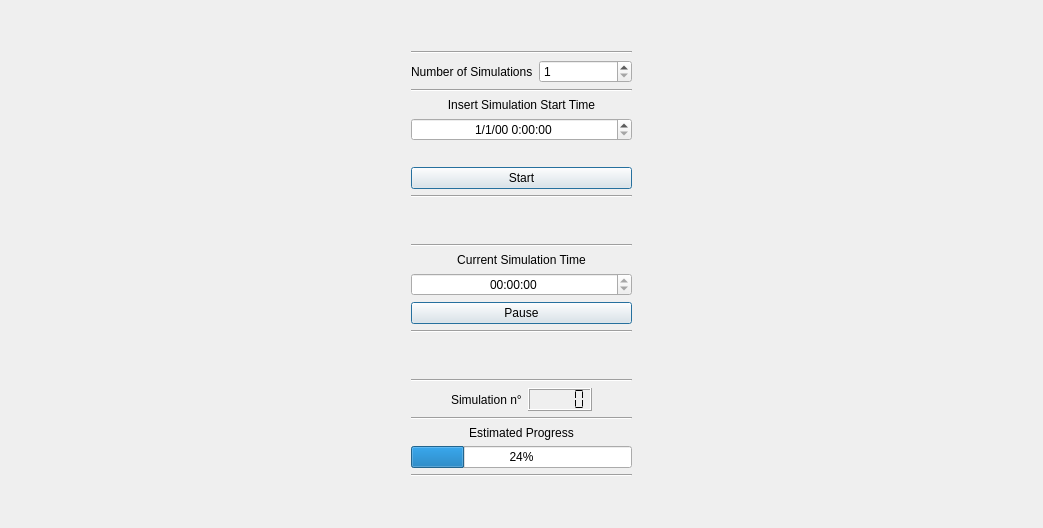
      <widget class="QWidget" name="ControlPanel">
       <property name="minimumSize">
        <size>
         <width>1029</width>
         <height>445</height>
        </size>
       </property>
       <property name="maximumSize">
        <size>
         <width>16777215</width>
         <height>16777215</height>
        </size>
       </property>
       <attribute name="icon">
        <iconset>
         <normaloff>images/iconfinder_Play_27865.png</normaloff>images/iconfinder_Play_27865.png</iconset>
       </attribute>
       <attribute name="title">
        <string>Control Panel</string>
       </attribute>
       <layout class="QHBoxLayout" name="horizontalLayout_2">
        <item>
         <spacer name="horizontalSpacer">
          <property name="orientation">
           <enum>Qt::Horizontal</enum>
          </property>
          <property name="sizeType">
           <enum>QSizePolicy::Fixed</enum>
          </property>
          <property name="sizeHint" stdset="0">
           <size>
            <width>400</width>
            <height>20</height>
           </size>
          </property>
         </spacer>
        </item>
        <item>
         <layout class="QVBoxLayout" name="verticalLayout">
          <item>
           <spacer name="verticalSpacer_2">
            <property name="orientation">
             <enum>Qt::Vertical</enum>
            </property>
            <property name="sizeHint" stdset="0">
             <size>
              <width>20</width>
              <height>40</height>
             </size>
            </property>
           </spacer>
          </item>
          <item>
           <widget class="Line" name="line_2">
            <property name="orientation">
             <enum>Qt::Horizontal</enum>
            </property>
           </widget>
          </item>
          <item>
           <layout class="QHBoxLayout" name="horizontalLayout_7">
            <item>
             <widget class="QLabel" name="label_11">
              <property name="text">
               <string>Number of Simulations</string>
              </property>
             </widget>
            </item>
            <item>
             <widget class="QSpinBox" name="spinBox_2">
              <property name="minimum">
               <number>1</number>
              </property>
             </widget>
            </item>
           </layout>
          </item>
          <item>
           <widget class="Line" name="line_10">
            <property name="orientation">
             <enum>Qt::Horizontal</enum>
            </property>
           </widget>
          </item>
          <item>
           <widget class="QLabel" name="label">
            <property name="layoutDirection">
             <enum>Qt::LeftToRight</enum>
            </property>
            <property name="autoFillBackground">
             <bool>false</bool>
            </property>
            <property name="frameShadow">
             <enum>QFrame::Sunken</enum>
            </property>
            <property name="text">
             <string>Insert Simulation Start Time</string>
            </property>
            <property name="textFormat">
             <enum>Qt::PlainText</enum>
            </property>
            <property name="alignment">
             <set>Qt::AlignCenter</set>
            </property>
           </widget>
          </item>
          <item>
           <widget class="QDateTimeEdit" name="editStartTime">
            <property name="alignment">
             <set>Qt::AlignCenter</set>
            </property>
            <property name="displayFormat">
             <string>M/d/yy h:mm:ss</string>
            </property>
           </widget>
          </item>
          <item>
           <spacer name="horizontalSpacer_6">
            <property name="orientation">
             <enum>Qt::Horizontal</enum>
            </property>
            <property name="sizeHint" stdset="0">
             <size>
              <width>40</width>
              <height>20</height>
             </size>
            </property>
           </spacer>
          </item>
          <item>
           <widget class="QPushButton" name="btn_startSimulation">
            <property name="inputMethodHints">
             <set>Qt::ImhNone</set>
            </property>
            <property name="text">
             <string>Start</string>
            </property>
            <property name="icon">
             <iconset>
              <normaloff>images/icons8-play-80.png</normaloff>images/icons8-play-80.png</iconset>
            </property>
            <property name="iconSize">
             <size>
              <width>30</width>
              <height>30</height>
             </size>
            </property>
            <property name="autoDefault">
             <bool>false</bool>
            </property>
            <property name="default">
             <bool>true</bool>
            </property>
            <property name="flat">
             <bool>false</bool>
            </property>
           </widget>
          </item>
          <item>
           <widget class="Line" name="line_3">
            <property name="orientation">
             <enum>Qt::Horizontal</enum>
            </property>
           </widget>
          </item>
          <item>
           <spacer name="verticalSpacer_3">
            <property name="orientation">
             <enum>Qt::Vertical</enum>
            </property>
            <property name="sizeHint" stdset="0">
             <size>
              <width>20</width>
              <height>40</height>
             </size>
            </property>
           </spacer>
          </item>
          <item>
           <widget class="Line" name="line">
            <property name="orientation">
             <enum>Qt::Horizontal</enum>
            </property>
           </widget>
          </item>
          <item>
           <widget class="QLabel" name="label_6">
            <property name="text">
             <string>Current Simulation Time</string>
            </property>
            <property name="alignment">
             <set>Qt::AlignCenter</set>
            </property>
           </widget>
          </item>
          <item>
           <widget class="QTimeEdit" name="timeEdit_3">
            <property name="enabled">
             <bool>true</bool>
            </property>
            <property name="inputMethodHints">
             <set>Qt::ImhNone</set>
            </property>
            <property name="alignment">
             <set>Qt::AlignCenter</set>
            </property>
            <property name="readOnly">
             <bool>true</bool>
            </property>
           </widget>
          </item>
          <item>
           <widget class="QPushButton" name="pushButton_2">
            <property name="text">
             <string>Pause</string>
            </property>
            <property name="icon">
             <iconset>
              <normaloff>images/icons8-pause-80.png</normaloff>images/icons8-pause-80.png</iconset>
            </property>
            <property name="iconSize">
             <size>
              <width>30</width>
              <height>30</height>
             </size>
            </property>
            <property name="autoDefault">
             <bool>false</bool>
            </property>
            <property name="default">
             <bool>true</bool>
            </property>
            <property name="flat">
             <bool>false</bool>
            </property>
           </widget>
          </item>
          <item>
           <widget class="Line" name="line_6">
            <property name="orientation">
             <enum>Qt::Horizontal</enum>
            </property>
           </widget>
          </item>
          <item>
           <spacer name="verticalSpacer_4">
            <property name="orientation">
             <enum>Qt::Vertical</enum>
            </property>
            <property name="sizeHint" stdset="0">
             <size>
              <width>20</width>
              <height>40</height>
             </size>
            </property>
           </spacer>
          </item>
          <item>
           <widget class="Line" name="line_11">
            <property name="orientation">
             <enum>Qt::Horizontal</enum>
            </property>
           </widget>
          </item>
          <item>
           <layout class="QHBoxLayout" name="horizontalLayout_8">
            <item>
             <spacer name="horizontalSpacer_5">
              <property name="orientation">
               <enum>Qt::Horizontal</enum>
              </property>
              <property name="sizeHint" stdset="0">
               <size>
                <width>40</width>
                <height>20</height>
               </size>
              </property>
             </spacer>
            </item>
            <item>
             <widget class="QLabel" name="label_12">
              <property name="text">
               <string>Simulation n°</string>
              </property>
              <property name="alignment">
               <set>Qt::AlignLeading|Qt::AlignLeft|Qt::AlignVCenter</set>
              </property>
             </widget>
            </item>
            <item>
             <widget class="QLCDNumber" name="lcdNumber">
              <property name="font">
               <font>
                <family>Noto Naskh Arabic UI</family>
               </font>
              </property>
              <property name="smallDecimalPoint">
               <bool>false</bool>
              </property>
              <property name="segmentStyle">
               <enum>QLCDNumber::Flat</enum>
              </property>
             </widget>
            </item>
            <item>
             <spacer name="horizontalSpacer_7">
              <property name="orientation">
               <enum>Qt::Horizontal</enum>
              </property>
              <property name="sizeHint" stdset="0">
               <size>
                <width>40</width>
                <height>20</height>
               </size>
              </property>
             </spacer>
            </item>
           </layout>
          </item>
          <item>
           <widget class="Line" name="line_4">
            <property name="orientation">
             <enum>Qt::Horizontal</enum>
            </property>
           </widget>
          </item>
          <item>
           <widget class="QLabel" name="label_7">
            <property name="text">
             <string>Estimated Progress</string>
            </property>
            <property name="alignment">
             <set>Qt::AlignCenter</set>
            </property>
           </widget>
          </item>
          <item>
           <widget class="QProgressBar" name="progressBar">
            <property name="value">
             <number>24</number>
            </property>
           </widget>
          </item>
          <item>
           <widget class="Line" name="line_5">
            <property name="orientation">
             <enum>Qt::Horizontal</enum>
            </property>
           </widget>
          </item>
          <item>
           <spacer name="verticalSpacer">
            <property name="orientation">
             <enum>Qt::Vertical</enum>
            </property>
            <property name="sizeHint" stdset="0">
             <size>
              <width>20</width>
              <height>40</height>
             </size>
            </property>
           </spacer>
          </item>
         </layout>
        </item>
        <item>
         <spacer name="horizontalSpacer_2">
          <property name="orientation">
           <enum>Qt::Horizontal</enum>
          </property>
          <property name="sizeType">
           <enum>QSizePolicy::Fixed</enum>
          </property>
          <property name="sizeHint" stdset="0">
           <size>
            <width>400</width>
            <height>20</height>
           </size>
          </property>
         </spacer>
        </item>
       </layout>
      </widget>
